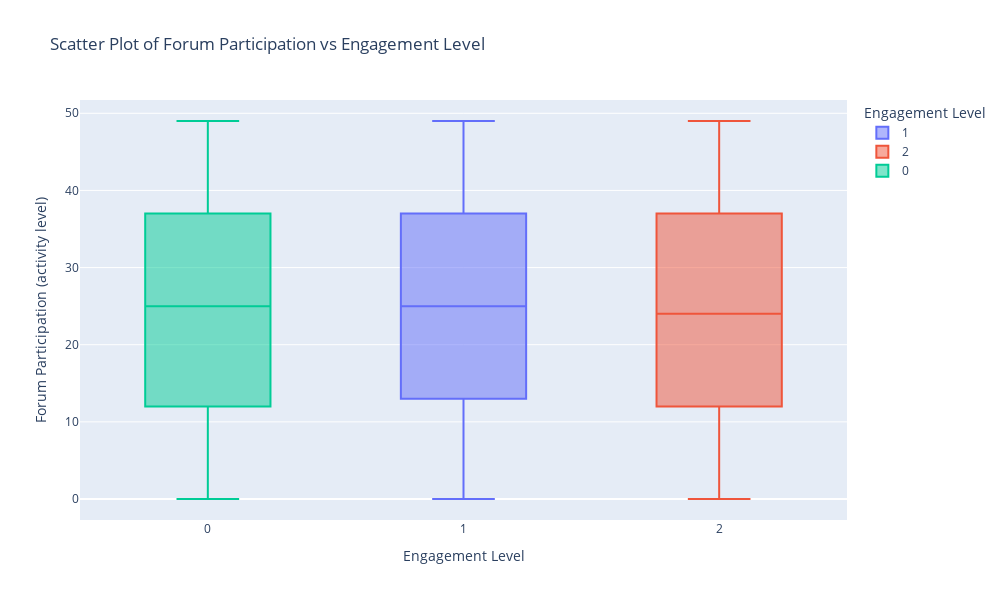

Here is the notebook cell this chart was saved with:
### Markdown cell above
Visualizing the result

### Code cell
fig = px.box(data_frame= df,
       x = "Engagement_Level",
       y = "Forum_Participation",
       color = "Engagement_Level",
       title = "Scatter Plot of Forum Participation vs Engagement Level",
       labels = {"Forum_Participation": "Forum Participation (activity level)",
                 "Engagement_Level": "Engagement Level"
                 },
        width = 1000,
        height = 600
    )
fig.show()

### Figure 1 — Plotly figure (JSON) as saved in the notebook; plotly's stock layout.template omitted (floating-point values rounded to 4 significant figures; data arrays with more than 128 entries replaced by an {"elided": "..."} marker saying what was removed)
{"data": [{"alignmentgroup": "True", "hovertemplate": "Engagement Level=%{x}<br>Forum Participation (activity level)=%{y}<extra></extra>", "legendgroup": "1", "marker": {"color": "#636efa"}, "name": "1", "notched": false, "offsetgroup": "1", "orientation": "v", "showlegend": true, "type": "box", "x": {"elided": "4927 int values"}, "x0": " ", "xaxis": "x", "y": {"elided": "4927 int values"}, "y0": " ", "yaxis": "y"}, {"alignmentgroup": "True", "hovertemplate": "Engagement Level=%{x}<br>Forum Participation (activity level)=%{y}<extra></extra>", "legendgroup": "2", "marker": {"color": "#EF553B"}, "name": "2", "notched": false, "offsetgroup": "2", "orientation": "v", "showlegend": true, "type": "box", "x": {"elided": "2980 int values"}, "x0": " ", "xaxis": "x", "y": {"elided": "2980 int values"}, "y0": " ", "yaxis": "y"}, {"alignmentgroup": "True", "hovertemplate": "Engagement Level=%{x}<br>Forum Participation (activity level)=%{y}<extra></extra>", "legendgroup": "0", "marker": {"color": "#00cc96"}, "name": "0", "notched": false, "offsetgroup": "0", "orientation": "v", "showlegend": true, "type": "box", "x": {"elided": "2093 int values"}, "x0": " ", "xaxis": "x", "y": {"elided": "2093 int values"}, "y0": " ", "yaxis": "y"}], "layout": {"boxmode": "overlay", "height": 600, "legend": {"title": {"text": "Engagement Level"}, "tracegroupgap": 0}, "title": {"text": "Scatter Plot of Forum Participation vs Engagement Level"}, "width": 1000, "xaxis": {"anchor": "y", "categoryarray": [1, 2, 0], "categoryorder": "array", "domain": [0, 1], "title": {"text": "Engagement Level"}}, "yaxis": {"anchor": "x", "domain": [0, 1], "title": {"text": "Forum Participation (activity level)"}}}}
